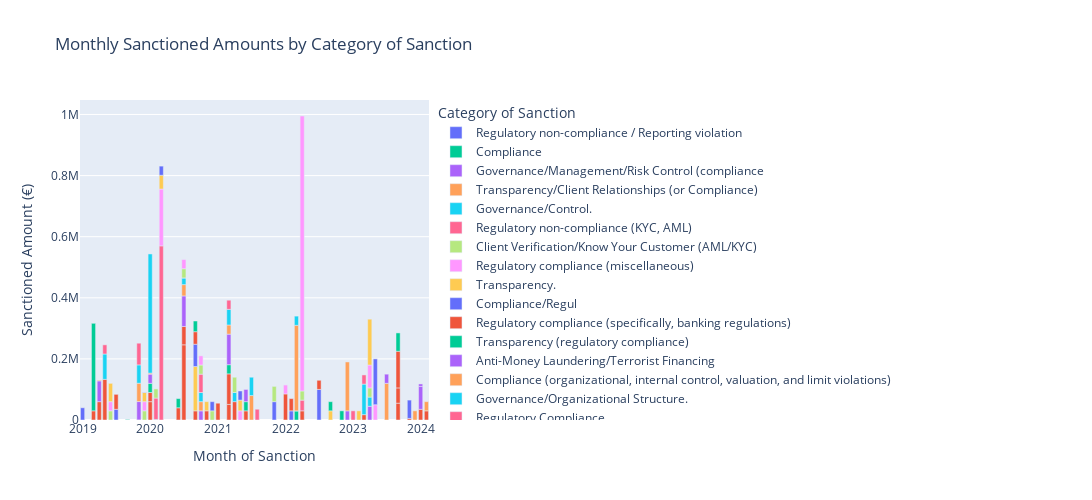

Source (notebook cell):
### Markdown cell above
## NEW categorical stack

### Code cell
import plotly.express as px
import pandas as pd

# Ensure Date_of_Sanction is in datetime format
df_result['Date_of_Sanction'] = pd.to_datetime(df_result['Date_of_Sanction'])

# Extract the month from the Date_of_Sanction column
df_result['Month'] = df_result['Date_of_Sanction'].dt.to_period('M')

# Group by Month and Category_of_Reason, summing the sanctioned amounts
df_reason_monthly = df_result.groupby(['Month', 'Category_of_Reason'])['Sanctioned_Amount'].sum().reset_index()

# Convert the Month back to string for better plotting
df_reason_monthly['Month'] = df_reason_monthly['Month'].astype(str)

# Plot the stacked bar chart
fig = px.bar(df_reason_monthly, x='Month', y='Sanctioned_Amount', color='Category_of_Reason',
             title="Monthly Sanctioned Amounts by Category of Sanction",
             labels={"Month": "Month of Sanction", "Sanctioned_Amount": "Sanctioned Amount (€)",
                     "Category_of_Reason": "Category of Sanction"})
fig.update_layout(
    width=1200,  # Set a fixed width of 800 pixels
    height=500  # Set a fixed height
)

fig.show()
